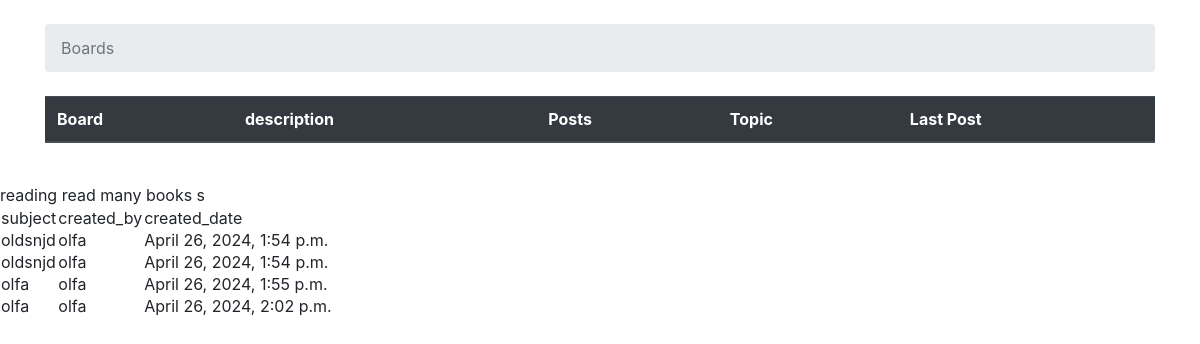
The page /board/bord/1 on the database its author committed.
### Listborad/models.py (models this page shows, shortened)
class Board(models.Model):
    name=models.CharField(max_length=50,unique=True)
    description=models.TextField(max_length=150)

class Topic(models.Model):
    subject=models.CharField(max_length=255)
    board=models.ForeignKey(Board,related_name='topics',on_delete=models.CASCADE)
    created_by=models.ForeignKey(User,related_name='topics',on_delete=models.CASCADE)
    created_date=models.DateTimeField(auto_now_add=True)

### Listborad/views.py (the view)
# urls.py: path('bord/<int:board_id>',views.getborad,name="getborad"),
def getborad(request,board_id):
    board=Board.objects.get(pk=board_id)
    return render(request,'home.html',{"board":board})

### Listborad/templates/home.html (shortened to what this page needs)
{% load static%}
<html lang="en">
<head>
    <link rel="stylesheet" href="{%static 'css/bootstrap.min.css'%}">
</head>
<body>
<div class="container">
<ol class="breadcrumb my-4">
    <li class="breadcrumb-item active">Boards</li>
</ol>
<table class="table">
    <thead class="thead-dark">
    <tr>
        <th>Board</th>
        <th>description</th>
        <th>Posts</th>
        <th>Topic</th>
        <th>Last Post</th>
    </tr>
    </thead>
</table>
</div>
<br>
{{board.name}}
{{board.description}}
<br>
<table>
    <tr><td>subject</td>
    <td>created_by</td>
<td>created_date</td></tr>
{%for i in board.topics.all %}
<tr>
    <td>{{i.subject}}</td>
    <td>{{i.created_by.username}}</td>
    <td>{{i.created_date}}</td>
</tr>
{%endfor%}
</table>
</body>
</html>

### rows shown on the page
Board: name "reading", description "read many books s"
Topic: subject "oldsnjd", created_by.username "olfa", created_date "April 26, 2024, 1:54 p.m."
Topic: subject "oldsnjd", created_by.username "olfa", created_date "April 26, 2024, 1:54 p.m."
Topic: subject "olfa", created_by.username "olfa", created_date "April 26, 2024, 1:55 p.m."
Topic: subject "olfa", created_by.username "olfa", created_date "April 26, 2024, 2:02 p.m."
